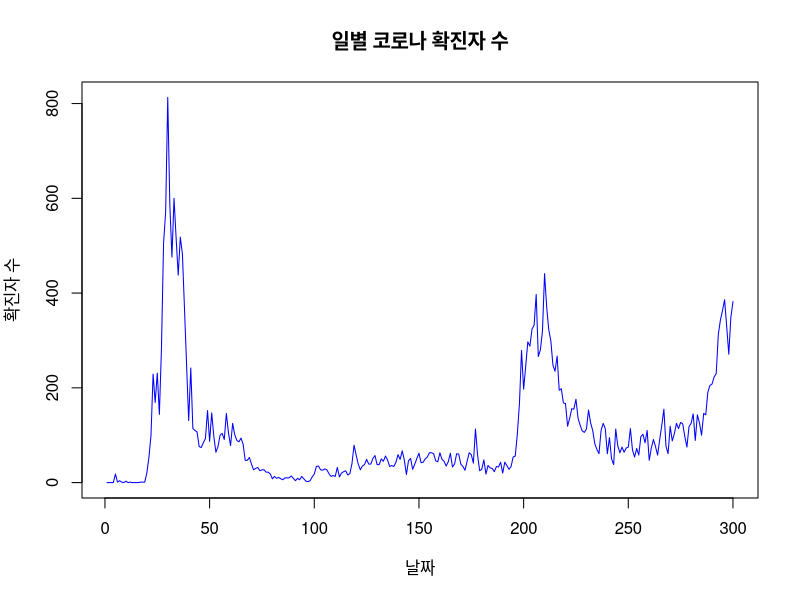
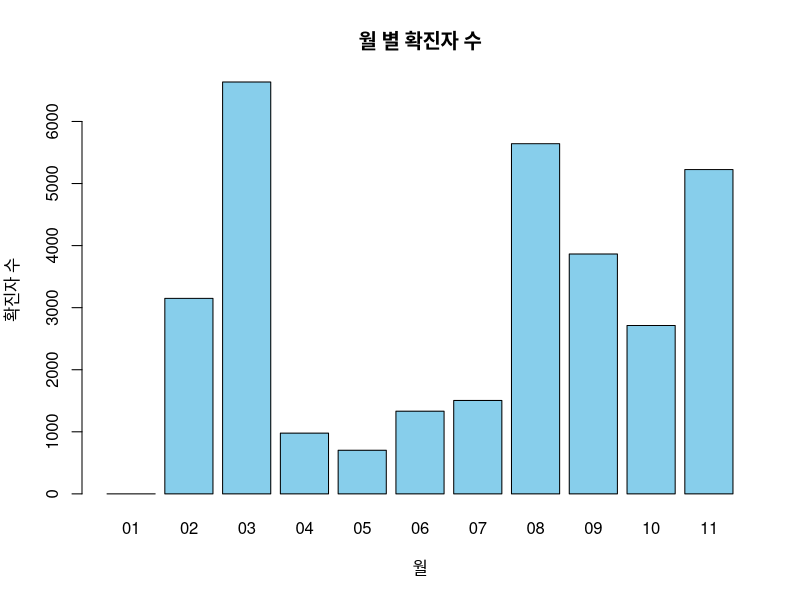
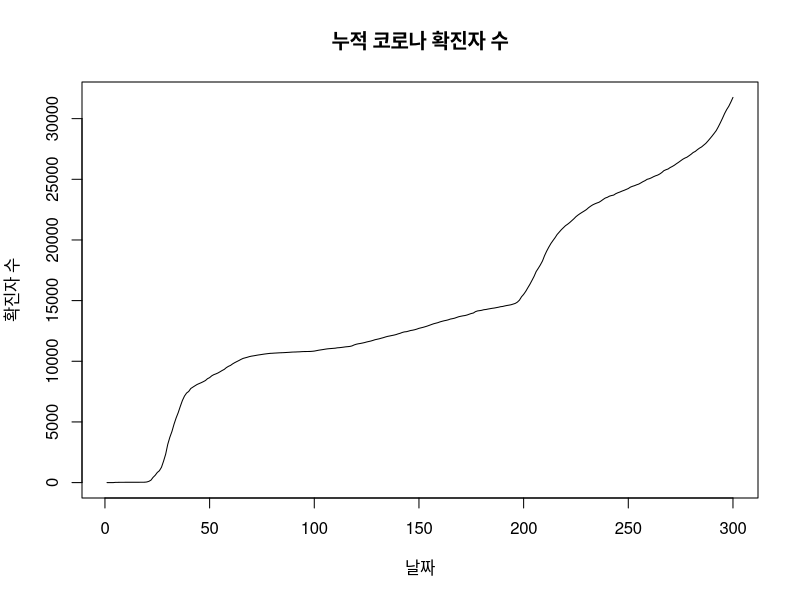
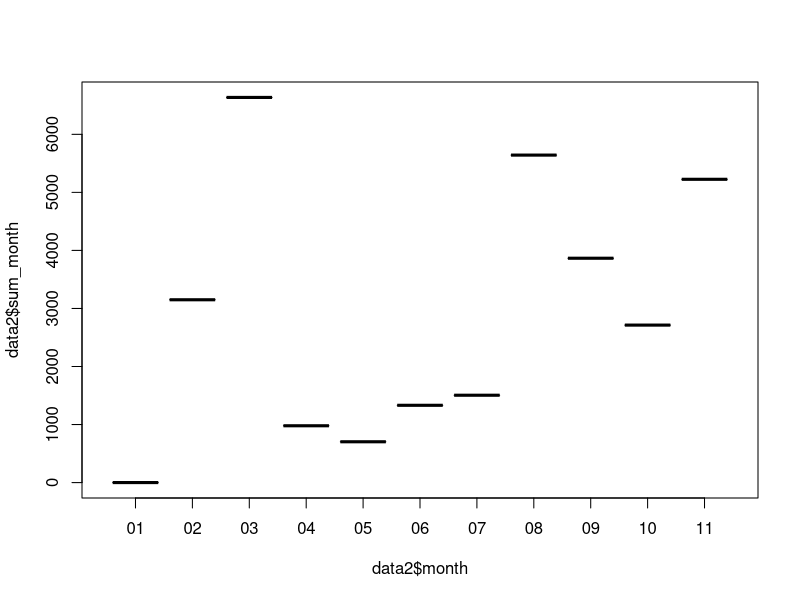

Here is the R script that generated these plots, in order:
## ---- chunk 1
library(magrittr)
library(dplyr)

data <- read.csv("./data/101_DT_COVID19_005_D_20201207183431.csv", fileEncoding="CP949", header = T)

date <- colnames(data)
date <- date[5:length(date)] %>% 
  gsub("X", "", .) %>% 
  gsub("\\..", "-", .)

temp_1 <- c()
temp_2 <- c()
for(i in 5:ncol(data)){
  if(is.na(data[3,i])){
    temp_1 <- c(temp_1, 0)
  }else{
    temp_1 <- c(temp_1, data[3, i])
  }
}

month <- c()
for(i in 1:length(date)){
  month <- c(month, strsplit(date[i], "-")[[1]][2])
}


data <- data.frame(date = date,
                   month = factor(month),
                   num = temp_1,
                   cumsum = cumsum(temp_1))
data <- data[-nrow(data),]
data$date %<>% 
  gsub("X", "", .) %>% 
  gsub("\\..", "-", .)

#3
plot(data$num, main = "일별 코로나 확진자 수",
        ylab = "확진자 수", xlab = "날짜", col = "blue", type="l")

#4
data2 <- data %>% 
  group_by(month) %>% 
  summarise(sum_month = sum(num)) %>% 
  as.data.frame()
barplot(data2$sum_month, names.arg = data2$month, main = "월 별 확진자 수", ylab = "확진자 수", xlab = "월", col = "skyblue")

#5
plot(data$cumsum, type = "l", main = "누적 코로나 확진자 수", ylab = "확진자 수", xlab = "날짜")

#6
plot(data2$sum_month ~ data2$month)

